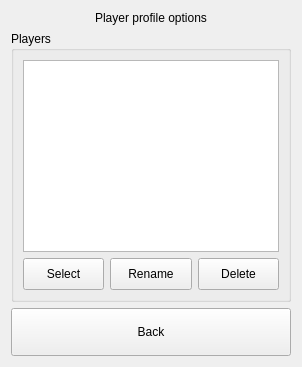
  <widget class="QWidget" name="page_6">
   <layout class="QGridLayout" name="gridLayout_6">
    <item row="0" column="0">
     <widget class="QLabel" name="label_8">
      <property name="text">
       <string>Player profile options</string>
      </property>
      <property name="alignment">
       <set>Qt::AlignCenter</set>
      </property>
     </widget>
    </item>
    <item row="1" column="0">
     <widget class="QGroupBox" name="gbPlayersList">
      <property name="title">
       <string>Players</string>
      </property>
      <layout class="QGridLayout" name="gridLayout_4">
       <item row="0" column="0" colspan="3">
        <widget class="QListWidget" name="lwPlayersList"/>
       </item>
       <item row="1" column="0">
        <widget class="QPushButton" name="bProfileSelect">
         <property name="minimumSize">
          <size>
           <width>0</width>
           <height>32</height>
          </size>
         </property>
         <property name="maximumSize">
          <size>
           <width>16777215</width>
           <height>32</height>
          </size>
         </property>
         <property name="cursor">
          <cursorShape>PointingHandCursor</cursorShape>
         </property>
         <property name="text">
          <string>Select</string>
         </property>
        </widget>
       </item>
       <item row="1" column="1">
        <widget class="QPushButton" name="bProfileRename">
         <property name="minimumSize">
          <size>
           <width>0</width>
           <height>32</height>
          </size>
         </property>
         <property name="maximumSize">
          <size>
           <width>16777215</width>
           <height>32</height>
          </size>
         </property>
         <property name="cursor">
          <cursorShape>PointingHandCursor</cursorShape>
         </property>
         <property name="text">
          <string>Rename</string>
         </property>
        </widget>
       </item>
       <item row="1" column="2">
        <widget class="QPushButton" name="bProfileDelete">
         <property name="minimumSize">
          <size>
           <width>0</width>
           <height>32</height>
          </size>
         </property>
         <property name="maximumSize">
          <size>
           <width>16777215</width>
           <height>32</height>
          </size>
         </property>
         <property name="cursor">
          <cursorShape>PointingHandCursor</cursorShape>
         </property>
         <property name="text">
          <string>Delete</string>
         </property>
        </widget>
       </item>
      </layout>
     </widget>
    </item>
    <item row="2" column="0">
     <widget class="QPushButton" name="bProfileBack">
      <property name="sizePolicy">
       <sizepolicy hsizetype="Expanding" vsizetype="Fixed">
        <horstretch>0</horstretch>
        <verstretch>0</verstretch>
       </sizepolicy>
      </property>
      <property name="minimumSize">
       <size>
        <width>0</width>
        <height>48</height>
       </size>
      </property>
      <property name="maximumSize">
       <size>
        <width>16777215</width>
        <height>48</height>
       </size>
      </property>
      <property name="cursor">
       <cursorShape>PointingHandCursor</cursorShape>
      </property>
      <property name="text">
       <string>Back</string>
      </property>
     </widget>
    </item>
   </layout>
  </widget>
